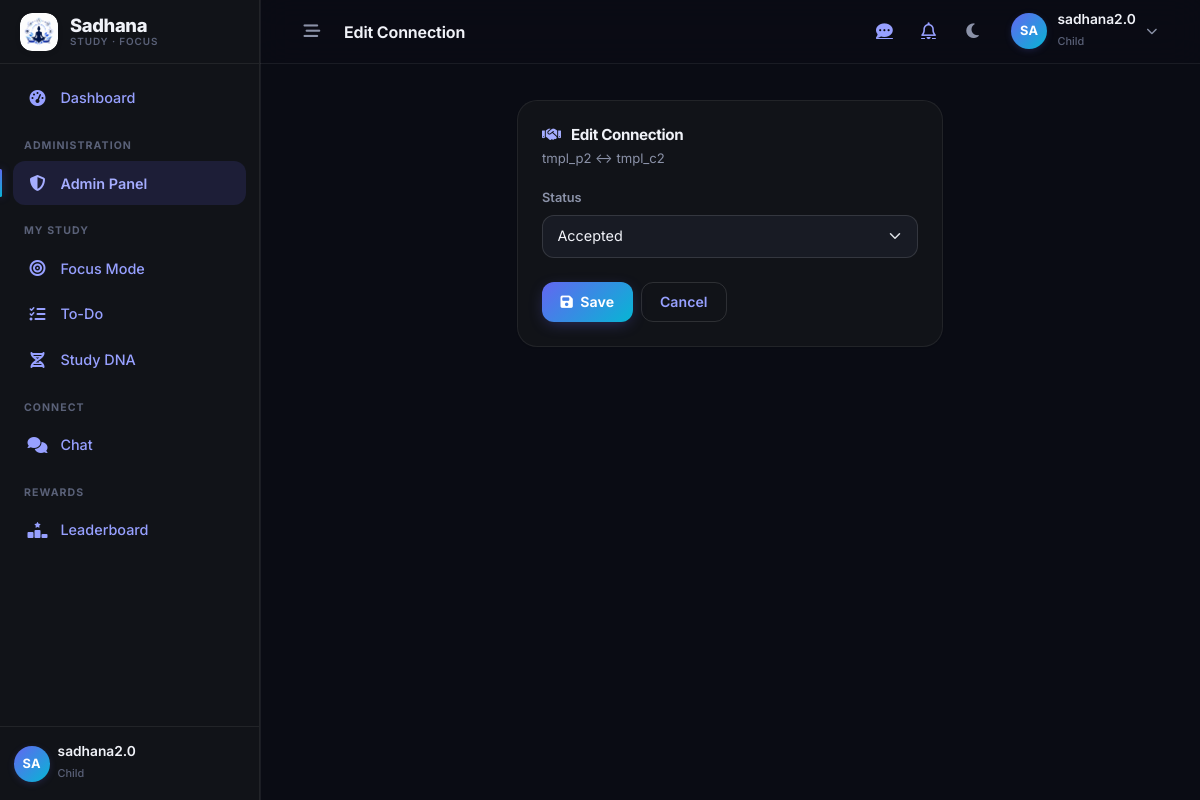
Page /admin-panel/connections/24/edit/ (signed in) on the committed database.
### users/models.py (models this page shows, shortened)
class User(AbstractUser):
    ROLE_CHOICES = (
        ('PARENT', 'Parent'),
        ('CHILD', 'Child'),
        ('ADMIN', 'Admin'),
    )
    role = models.CharField(max_length=10, choices=ROLE_CHOICES, default='CHILD')
    child_id = models.CharField(max_length=20, unique=True, blank=True, null=True)

### relationships/models.py (models this page shows, shortened)
class ConnectionRequest(models.Model):
    STATUS_CHOICES = (
        ('PENDING', 'Pending'),
        ('ACCEPTED', 'Accepted'),
        ('REJECTED', 'Rejected'),
    )
    parent = models.ForeignKey(settings.AUTH_USER_MODEL, on_delete=models.CASCADE, related_name='sent_requests')
    child = models.ForeignKey(settings.AUTH_USER_MODEL, on_delete=models.CASCADE, related_name='received_requests')
    status = models.CharField(max_length=10, choices=STATUS_CHOICES, default='PENDING')
    created_at = models.DateTimeField(auto_now_add=True)
    class Meta:
        unique_together = ('parent', 'child')

### admin_panel/views.py (the view, shortened to what this page needs)
# urls.py: path('connections/<int:conn_id>/edit/', views.edit_connection, name='admin_edit_connection'),
@user_passes_test(is_admin, login_url='login')
def edit_connection(request, conn_id):
    conn = get_object_or_404(ConnectionRequest, id=conn_id)
    return render(request, 'admin_panel/connection_form.html', {'conn': conn})

### admin_panel/views.py (called while the page is built)
def is_admin(user):
    return user.is_authenticated and (user.is_staff or user.role == 'ADMIN')

### templates/admin_panel/connection_form.html (shortened to what this page needs)
{% extends 'base.html' %}
{% block topbar_title %}Edit Connection{% endblock %}
{% block content %}
<div class="row justify-content-center">
    <div class="col-md-8 col-lg-6">
        <div class="card">
            <div class="card-body p-4">
                <h5 class="sd-card-title mb-1"><i class="fa-solid fa-handshake"></i> Edit Connection</h5>
                <p class="text-muted small">{{ conn.parent.username }} &harr; {{ conn.child.username }}</p>
                <form method="post">
                    <div class="mb-4">
                        <label class="form-label">Status</label>
                        <select name="status" class="form-select">
                            <option value="ACCEPTED" {% if conn.status == 'ACCEPTED' %}selected{% endif %}>Accepted</option>
                        </select>
                    </div>
                    <div class="d-flex gap-2">
                        <button type="submit" class="btn btn-gradient"><i class="fa-solid fa-floppy-disk me-1"></i> Save</button>
                        <a href="{% url 'admin_list_connections' %}" class="btn btn-outline-secondary">Cancel</a>
                    </div>
                </form>
            </div>
        </div>
    </div>
</div>
{% endblock %}

### templates/base.html (shortened to what this page needs)
{% load static %}
<!DOCTYPE html>
<html lang="en" data-bs-theme="dark">
<head>
    <link href="https://cdn.jsdelivr.net/npm/bootstrap@5.3.2/dist/css/bootstrap.min.css" rel="stylesheet">
    <link rel="stylesheet" href="https://cdnjs.cloudflare.com/ajax/libs/font-awesome/6.4.2/css/all.min.css" />
    <link rel="stylesheet" href="/static/css/style.css?v=20260908">
</head>
<body class="{% if user.is_authenticated %}has-sidebar{% endif %} {% block body_class %}{% endblock %}">
    {% if user.is_authenticated %}
    <div class="sd-app">
        <aside class="sd-sidebar" id="sdSidebar" aria-label="Main navigation">
            <a class="sd-sidebar-brand" href="{% url 'home' %}" title="Sadhana">
                <span class="sd-brand-mark"><img src="{% static 'images/logo.jpeg' %}" alt="Sadhana logo"></span>
                <span class="sd-brand-name">Sadhana<small>Study &middot; Focus</small></span>
            </a>
            <nav class="sd-nav">
                <a class="sd-nav-link {% if request.resolver_match.url_name == 'dashboard_router' or request.resolver_match.url_name == 'parent_dashboard' or request.resolver_match.url_name == 'child_dashboard' %}active{% endif %}"
                   href="{% url 'dashboard_router' %}">
                    <i class="fa-solid fa-gauge-high"></i><span>Dashboard</span>
                </a>
                {% if user.is_staff or user.role == 'ADMIN' %}
                <div class="sd-nav-heading">Administration</div>
                <a class="sd-nav-link {% if request.resolver_match.url_name and 'admin' in request.resolver_match.url_name %}active{% endif %}"
                   href="{% url 'admin_dashboard' %}">
                    <i class="fa-solid fa-shield-halved"></i><span>Admin Panel</span>
                </a>
                {% endif %}
                {% if user.role == 'CHILD' %}
                <div class="sd-nav-heading">My Study</div>
                <a class="sd-nav-link {% if request.resolver_match.url_name and 'focus' in request.resolver_match.url_name %}active{% endif %}"
                   href="{% url 'focus_session' %}">
                    <i class="fa-solid fa-bullseye"></i><span>Focus Mode</span>
                </a>
                <a class="sd-nav-link {% if request.resolver_match.url_name == 'todo_dashboard' %}active{% endif %}"
                   href="{% url 'todo_dashboard' %}">
                    <i class="fa-solid fa-list-check"></i><span>To-Do</span>
                </a>
                <a class="sd-nav-link {% if request.resolver_match.url_name == 'studydna_dashboard' %}active{% endif %}"
                   href="{% url 'studydna_dashboard' %}">
                    <i class="fa-solid fa-dna"></i><span>Study DNA</span>
                </a>
                {% endif %}
                {% if user.role == 'PARENT' or user.role == 'CHILD' %}
                <div class="sd-nav-heading">Connect</div>
                <a class="sd-nav-link {% if request.resolver_match.url_name == 'chat_page' %}active{% endif %}"
                   href="{% url 'chat:chat_page' %}">
                    <i class="fa-solid fa-comments"></i><span>Chat</span>
                </a>
                {% endif %}
                {% if user.is_staff or user.role == 'ADMIN' or user.role == 'PARENT' or user.role == 'CHILD' %}
                <div class="sd-nav-heading">Rewards</div>
                <a class="sd-nav-link {% if request.resolver_match.url_name == 'reward_leaderboard' %}active{% endif %}"
                   href="{% url 'reward_leaderboard' %}">
                    <i class="fa-solid fa-ranking-star"></i><span>Leaderboard</span>
                </a>
                {% endif %}
            </nav>
            <div class="sd-nav-footer">
                <div class="d-flex align-items-center gap-2 sd-sidebar-footer-user">
                    <span class="sd-avatar">{{ user.username|slice:":2"|upper }}</span>
                    <span class="overflow-hidden">
                        <span class="sd-user-name d-block">{{ user.username }}</span>
                        <span class="sd-user-role">{{ user.role|lower }}</span>
                    </span>
                </div>
            </div>
        </aside>
        <div class="sd-main">
            <header class="sd-topbar">
                <button class="sd-icon-btn sd-desktop-only" id="sdCollapseToggle" type="button" aria-label="Collapse sidebar">
                    <i class="fa-solid fa-bars-staggered"></i>
                </button>
                <h1 class="sd-topbar-title">{% block topbar_title %}{% endblock %}</h1>
                <div class="ms-auto d-flex align-items-center gap-1">
                    {% if user.role == 'PARENT' or user.role == 'CHILD' %}
                    <a class="sd-icon-btn" href="{% url 'chat:chat_page' %}" aria-label="Chat messages">
                        <i class="fa-solid fa-comment-dots"></i>
                    </a>
                    {% endif %}
                    <a class="sd-icon-btn" href="{% url 'notification_list' %}" aria-label="Notifications">
                        <i class="fa-regular fa-bell"></i>
                    </a>
                    <button id="theme-toggle" class="sd-icon-btn" type="button" aria-label="Toggle color theme">
                        <i class="fa-solid fa-moon"></i>
                    </button>
                    <div class="dropdown ms-1">
                        <button class="sd-user-menu" type="button" data-bs-toggle="dropdown"
                                aria-expanded="false" aria-label="Account menu">
                            <span class="sd-avatar">{{ user.username|slice:":2"|upper }}</span>
                            <span class="d-none d-md-block">
                                <span class="sd-user-name d-block">{{ user.username }}</span>
                                <span class="sd-user-role">{{ user.role|lower }}</span>
                            </span>
                        </button>
                    </div>
                </div>
            </header>
            <main class="sd-content" id="sd-main-content">
    {% endif %}
        {% block content %}{% endblock %}
    </main>
    {% if user.is_authenticated %}
        </div>
    </div>
    {% endif %}
</body>
</html>

### rows in the picture
User: username "SA", username "sadhana2.0", role "Child"
ConnectionRequest: parent.username "tmpl_p2", child.username "tmpl_c2", status "Accepted"
